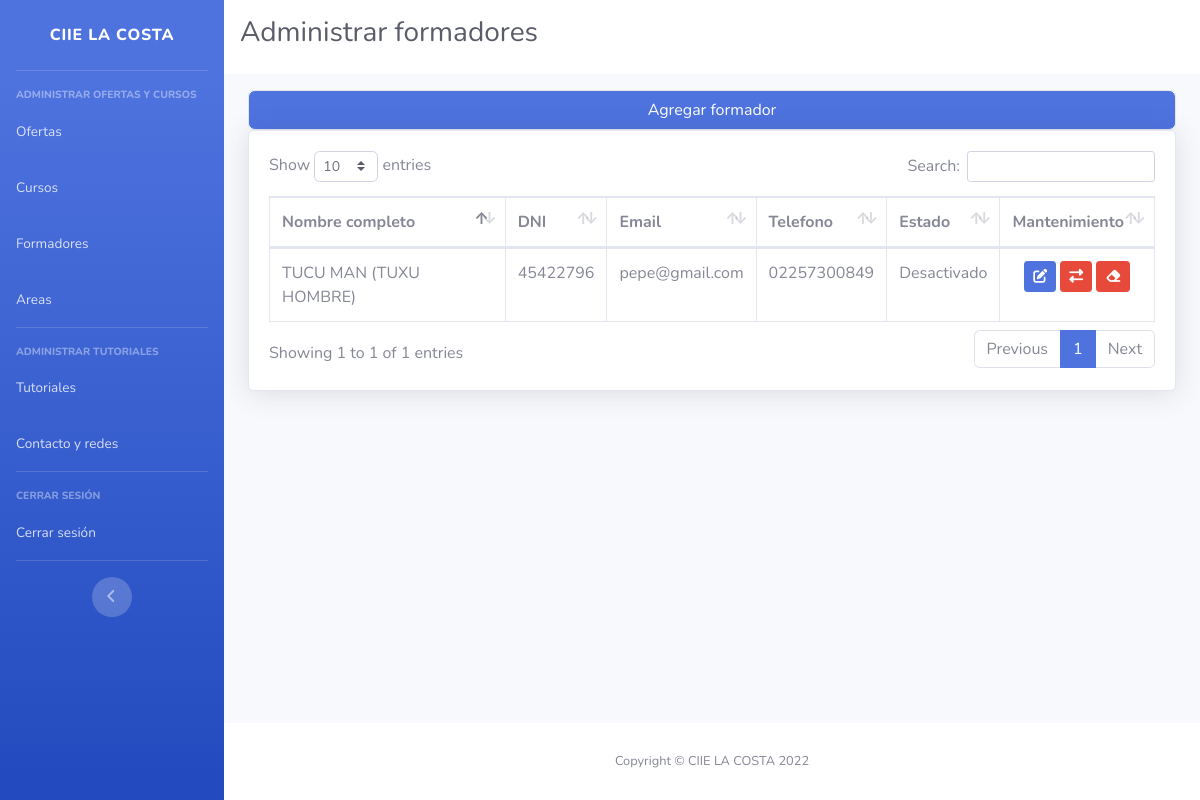
Page /admin/administrarFormador.php (signed in) on the committed database.
### tables this page shows
CREATE TABLE `formador` (
  `id` int(11) NOT NULL,
  `mail` varchar(90) NOT NULL,
  `tel` varchar(12) NOT NULL,
  `nombre` text NOT NULL,
  `dni` varchar(12) NOT NULL,
  `estado` int(11) NOT NULL,
  `eliminado` int(1) NOT NULL
);

### admin/administrarFormador.php (the view, shortened to what this page needs)
<!DOCTYPE html>
<html lang="es">
<head>
    <link href="vendor/fontawesome-free/css/all.min.css" rel="stylesheet" type="text/css">
    <link rel="stylesheet" href="https://cdnjs.cloudflare.com/ajax/libs/font-awesome/6.2.0/css/all.min.css" />
    <link href="css/sb-admin-2.min.css" rel="stylesheet">
    <link href="vendor/datatables/dataTables.bootstrap4.min.css" rel="stylesheet">
</head>
<body id="page-top">
    <div id="wrapper">
        <?php include("modulos/sidebar.php") ?>
        <div id="content-wrapper" class="d-flex flex-column">
            <div id="content">
                <div class="row m-0 mb-3" style="background-color:#fff">
                    <h1 class="pl-3 pt-3 h3 mb-4 text-gray-800">Administrar formadores</h1>
                </div>
                <div class="container-fluid">
                    <div class="accordion" id="accordionExample">
                        <div class="card">
                            <div class="card-header p-0" id="headingOne">
                                <h2 class="mb-0">
                                <button class="btn btn-primary btn-block text-center" type="button" data-toggle="collapse" data-target="#collapseOne" aria-expanded="true" aria-controls="collapseOne">
                                Agregar formador
                                </button>
                                </h2>
                            </div>
                        </div>
                    </div>
                    <div class="card shadow mb-4">
                        <div class="card-body">
                            <div class="table-responsive">
                                <table class="table table-bordered" id="dataTable" width="100%" cellspacing="0">
                                    <thead>
                                        <tr>
                                            <th>Nombre completo</th>
                                            <th>DNI</th>
                                            <th>Email</th>
                                            <th>Telefono</th>
                                            <th>Estado</th>
                                            <th>Mantenimiento</th>
                                        </tr>
                                    </thead>
                                    <tbody>
                                       <?php
                                            include('modulos/modFor/deshabilitar.php');
                                            $sql = "SELECT * FROM `formador` WHERE `eliminado` = 0";
                                            $sqlEX = mysqli_query($connection, $sql);
                                            if($sqlEX){
                                                foreach($sqlEX as $row){
                                                    $nombre = $row['nombre'];
                                                    $dni = $row['dni'];
                                                    $mail = $row['mail'];
                                                    $tel = $row['tel'];
                                                    $id = $row['id'];
                                                    $est = $row['estado'];
                                                    if($est == 0){
                                                        $estE = "Activo";
                                                    } else {
                                                        $estE = "Desactivado";
                                                    }
                                                    echo '<tr>';
                                                    echo '<td>' . $nombre .  '</td>';
                                                    echo '<td>' . $dni .  '</td>';
                                                    echo '<td>' .$mail .  '</td>';
                                                    echo '<td>' .$tel .  '</td>';
                                                    echo '<td>'.$estE.'</td>';
                                                    echo '<td class="text-center">' . '<button class="btn btn-sm btn-primary" title="Editar datos" data-toggle="modal" id="editarBtnF" data-id="'.$id.'"><i class="fa-solid fa-pen-to-square"></i></button> <button class="btn btn-sm btn-danger" title="Editar estado" data-id="'.$id.'"  data-estado="'.$est.'" id="estado-adit"><i class="fa-solid fa-right-left"></i></button> <button class="btn btn-sm btn-danger" title="Eliminar" data-id="'.$id.'" id="elim_fo"><a style="color:white; text-decoration:none"><i class="fa-solid fa-eraser"></i></a></button>' . '</td>';
                                                    echo "</tr>";
                                                }
                                            }
                                            ?>
                                    </tbody>
                                </table>
                            </div>
                        </div>
                    </div>
                </div>
            </div>
            <?php include('modulos/footer.php'); ?>
        </div>
    </div>
</body>
</html>

### rows in the picture
formador: nombre "TUCU MAN (TUXU HOMBRE)", dni "45422796", mail "pepe@gmail.com", tel "02257300849", estado "Desactivado"
